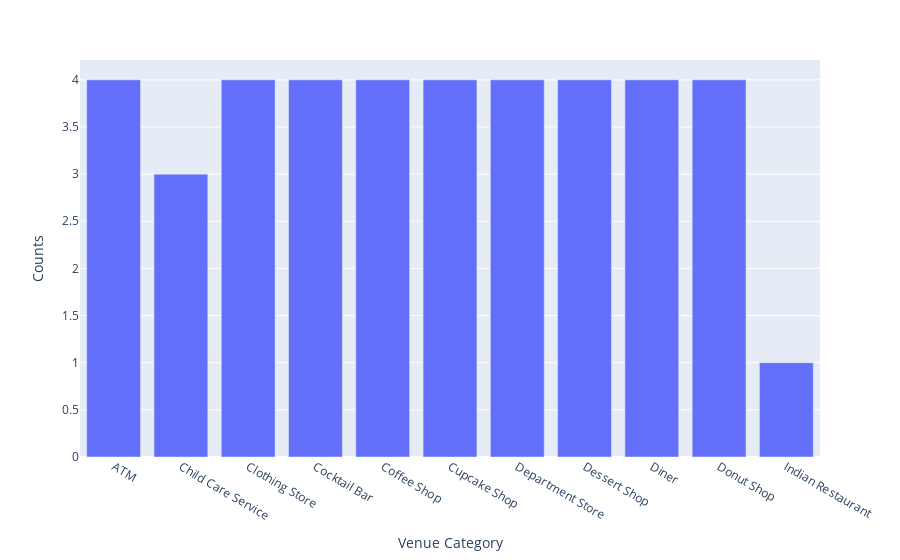

This figure's notebook cell:
### Code cell
ser = pd.Series() 
temp_c = cluster4.drop('Neighborhood', 1)
for c in temp_c.columns:
    temp = temp_c[c].value_counts()
    ser = ser.append(temp)
bar_cluster4 = ser.to_frame()
bar_cluster4.reset_index(inplace = True)
bar_cluster4.columns = ['Venue','Counts']
bar_cluster4 = bar_cluster4.groupby('Venue').sum()
fig = px.bar(bar_cluster4, x=bar_cluster4.index, y='Counts', labels={'x':'Venue Category'})
fig.show()

### Figure 1 — Plotly figure (JSON) as saved in the notebook; plotly's stock layout.template omitted (floating-point values rounded to 4 significant figures)
{"data": [{"alignmentgroup": "True", "hoverlabel": {"namelength": 0}, "hovertemplate": "Venue Category=%{x}<br>Counts=%{y}", "legendgroup": "", "marker": {"color": "#636efa"}, "name": "", "offsetgroup": "", "orientation": "v", "showlegend": false, "textposition": "auto", "type": "bar", "x": ["ATM", "Child Care Service", "Clothing Store", "Cocktail Bar", "Coffee Shop", "Cupcake Shop", "Department Store", "Dessert Shop", "Diner", "Donut Shop", "Indian Restaurant"], "xaxis": "x", "y": [4, 3, 4, 4, 4, 4, 4, 4, 4, 4, 1], "yaxis": "y"}], "layout": {"barmode": "relative", "legend": {"tracegroupgap": 0}, "margin": {"t": 60}, "xaxis": {"anchor": "y", "domain": [0, 1], "title": {"text": "Venue Category"}}, "yaxis": {"anchor": "x", "domain": [0, 1], "title": {"text": "Counts"}}}}
